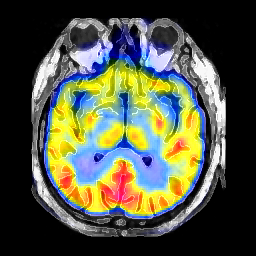
#> input picture python/pso_70.bmp, 256 x 256 px
$ python eval.py   (older library calls are emulated)
#> lines starting #> are read from the running program, lines starting #| are printed output that depends on the picture; long printed decimals are rounded
### python/utils.py
import numpy as np
import pywt
from pyswarm import pso
import skimage
import cv2
import scipy.io
from scipy.stats import entropy
from skimage.util import img_as_ubyte
def im2double(im):
    info = np.iinfo(im.dtype) # Get the data type of the input image
    return im.astype(np.float)/info.max, info.max # Divide all values by the largest possible value in the datatype

def rgb2ihs(im, eps = 2.2204e-16):
    R = im[:,:,0]
    G = im[:,:,1]
    B = im[:,:,2]

    I = (R + G + B)/3.0
    v1 = (-np.sqrt(2)*R -np.sqrt(2)*G + 2*np.sqrt(2)*B)/6.0
    v2 = (R-G)/np.sqrt(2)
    H = np.arctan(v1/(v2+eps))
    S = np.sqrt(v1**2 + v2**2)
    IHS = np.zeros(im.shape)
    IHS[:,:,0] = I
    IHS[:,:,1] = H
    IHS[:,:,2] = S
    return IHS, v1, v2


# [85 lines left out: functions ihs2rgb, enhance_DWT, cost_func_DWT, PS_Optimize_DWT, cost_func, enhance and 1 more, not called in this run]

# [6 lines of commented-out code are left out]

def danhGia(I):
    mean = np.mean(I)
    var = np.var(I)
    en = skimage.measure.shannon_entropy(I)
    sharp = sharpness(I)
    return mean, var, en, sharp

def sharpness(I):
    Gx, Gy = intermediateDifference(I)
    S = np.sqrt(Gx**2 + Gy**2)
    return np.sum(S)/(np.size(Gx))

def intermediateDifference(I):
    Gx = np.zeros(I.shape, dtype=np.float32)
    Gy = np.zeros(I.shape, dtype=np.float32)
    Gx[:, :-1] = I[:, 1:] - I[:, :-1]
    Gy[:-1, :] = I[1:, :] - I[:-1, :]
    return Gx, Gy

### python/eval.py
import cv2
import utils
import numpy as np

img1 = cv2.imread('./pso_70.bmp')
#> img1 is the input picture: shape (256, 256, 3); mean B, G, R 68.7, 85, 82.2
img2 = cv2.imread('./pso_70_Minh.bmp')
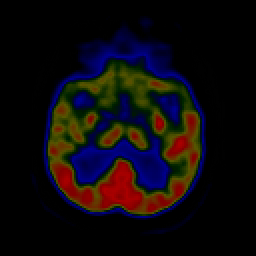
#> input picture python/pso_70_Minh.bmp, 256 x 256 px
#> img2 is the input picture: shape (256, 256, 3); mean B, G, R 12.7, 9.8, 14.6
# print(img1)
i1, _1 = utils.im2double(img1)
I1, _, _ = utils.rgb2ihs(i1)
#> in rgb2ihs, `IHS[:,:,2] = S`:
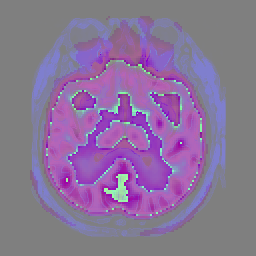
#> IHS: shape (256, 256, 3) float64; mean of channels 0, 1, 2 0.308, -0.142, 0.134; drawn with min black and max white
m1, v1, e1, s1 = utils.danhGia(I1)
#> in danhGia, `mean = np.mean(I)`: mean = 0.0999
#> in danhGia, `var = np.var(I)`: var = 0.123
#> in danhGia, `en = skimage.measure.shannon_entropy(I)`: en = 6.16
#> in danhGia, `sharp = sharpness(I)`: sharp = 0.0638
#> m1 = 0.0999; v1 = 0.123; e1 = 6.16; s1 = 0.0638
print('Mean: {}, Variance: {}, Entropy: {}, Sharpness: {}'.format(m1,v1,e1,s1))
#| Mean: 0.09991, Variance: 0.1227, Entropy: 6.161, Sharpness: 0.06384
i2, _2 = utils.im2double(img2)
I2, _, _ = utils.rgb2ihs(i2)
#> call 2 of rgb2ihs, with eps = 2.22e-16
#> in rgb2ihs (call 2), `I = (R + G + B)/3.0`:
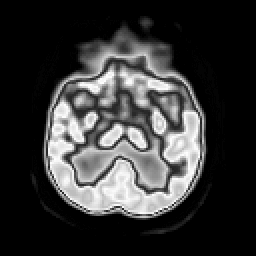
#> I: shape (256, 256) float64; min 0, max 0.225, mean 0.0484; drawn with min black and max white
#> in rgb2ihs (call 2), `v1 = (-np.sqrt(2)*R -np.sqrt(2)*G + 2*np.sqrt(2)*B)/6.0`:
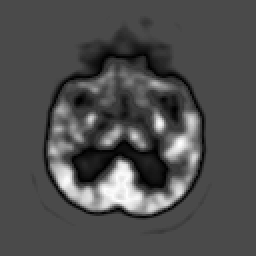
#> v1: shape (256, 256) float64; min -0.131, max 0.316, mean 0.00618; drawn with min black and max white
#> in rgb2ihs (call 2), `v2 = (R-G)/np.sqrt(2)`:
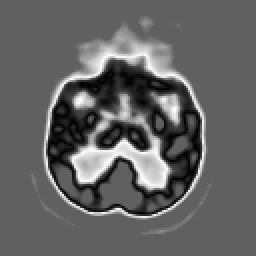
#> v2: shape (256, 256) float64; min -0.238, max 0.394, mean 0.00797; drawn with min black and max white
#> in rgb2ihs (call 2), `IHS[:,:,2] = S`:
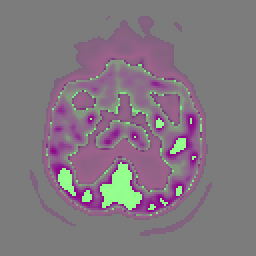
#> IHS: shape (256, 256, 3) float64; mean of channels 0, 1, 2 0.0484, -0.0631, 0.0754; drawn with min black and max white
m2, v2, e2, s2 = utils.danhGia(I2)
#> in sharpness (call 2), `S = np.sqrt(Gx**2 + Gy**2)`:
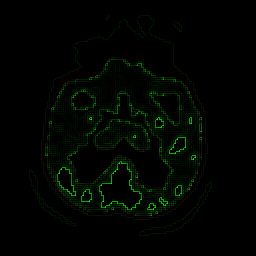
#> S: shape (256, 256, 3) float32; mean of channels 0, 1, 2 0.0091, 0.088, 0.0152; drawn with min black and max white
#> m2 = 0.0203; v2 = 0.0616; e2 = 4.09; s2 = 0.0375
print('Mean: {}, Variance: {}, Entropy: {}, Sharpness: {}'.format(m2,v2,e2,s2))
#| Mean: 0.02026, Variance: 0.06162, Entropy: 4.086, Sharpness: 0.03746
